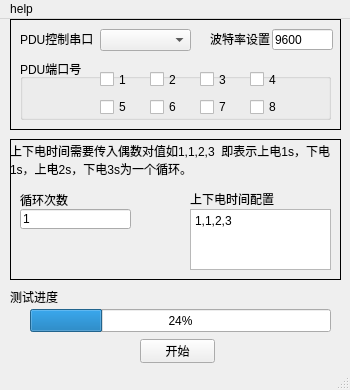
<?xml version="1.0" encoding="UTF-8"?>
<ui version="4.0">
 <class>MainWindow</class>
 <widget class="QMainWindow" name="MainWindow">
  <property name="geometry">
   <rect>
    <x>0</x>
    <y>0</y>
    <width>350</width>
    <height>390</height>
   </rect>
  </property>
  <property name="minimumSize">
   <size>
    <width>350</width>
    <height>390</height>
   </size>
  </property>
  <property name="maximumSize">
   <size>
    <width>350</width>
    <height>390</height>
   </size>
  </property>
  <property name="windowTitle">
   <string>APC PDU控制程序</string>
  </property>
  <widget class="QWidget" name="centralwidget">
   <widget class="QFrame" name="frame">
    <property name="geometry">
     <rect>
      <x>10</x>
      <y>0</y>
      <width>331</width>
      <height>111</height>
     </rect>
    </property>
    <property name="styleSheet">
     <string notr="true">#frame{border:1px solid rgb(0,0,0)}</string>
    </property>
    <property name="frameShape">
     <enum>QFrame::StyledPanel</enum>
    </property>
    <property name="frameShadow">
     <enum>QFrame::Raised</enum>
    </property>
    <property name="lineWidth">
     <number>1</number>
    </property>
    <widget class="QLabel" name="label">
     <property name="geometry">
      <rect>
       <x>10</x>
       <y>10</y>
       <width>81</width>
       <height>20</height>
      </rect>
     </property>
     <property name="text">
      <string>PDU控制串口</string>
     </property>
    </widget>
    <widget class="QComboBox" name="selectCom">
     <property name="geometry">
      <rect>
       <x>90</x>
       <y>10</y>
       <width>91</width>
       <height>22</height>
      </rect>
     </property>
    </widget>
    <widget class="QLabel" name="label_2">
     <property name="geometry">
      <rect>
       <x>200</x>
       <y>10</y>
       <width>61</width>
       <height>20</height>
      </rect>
     </property>
     <property name="text">
      <string>波特率设置</string>
     </property>
    </widget>
    <widget class="QLineEdit" name="baudrate">
     <property name="geometry">
      <rect>
       <x>262</x>
       <y>10</y>
       <width>61</width>
       <height>21</height>
      </rect>
     </property>
     <property name="text">
      <string>9600</string>
     </property>
    </widget>
    <widget class="QGroupBox" name="groupCheck">
     <property name="geometry">
      <rect>
       <x>10</x>
       <y>40</y>
       <width>311</width>
       <height>61</height>
      </rect>
     </property>
     <property name="title">
      <string>PDU端口号</string>
     </property>
     <widget class="QCheckBox" name="port1">
      <property name="geometry">
       <rect>
        <x>80</x>
        <y>10</y>
        <width>31</width>
        <height>21</height>
       </rect>
      </property>
      <property name="text">
       <string>1</string>
      </property>
      <property name="tristate">
       <bool>false</bool>
      </property>
     </widget>
     <widget class="QCheckBox" name="port2">
      <property name="geometry">
       <rect>
        <x>130</x>
        <y>10</y>
        <width>31</width>
        <height>21</height>
       </rect>
      </property>
      <property name="text">
       <string>2</string>
      </property>
      <property name="checked">
       <bool>false</bool>
      </property>
     </widget>
     <widget class="QCheckBox" name="port3">
      <property name="geometry">
       <rect>
        <x>180</x>
        <y>10</y>
        <width>31</width>
        <height>21</height>
       </rect>
      </property>
      <property name="text">
       <string>3</string>
      </property>
      <property name="checked">
       <bool>false</bool>
      </property>
     </widget>
     <widget class="QCheckBox" name="port4">
      <property name="geometry">
       <rect>
        <x>230</x>
        <y>10</y>
        <width>31</width>
        <height>21</height>
       </rect>
      </property>
      <property name="text">
       <string>4</string>
      </property>
      <property name="checked">
       <bool>false</bool>
      </property>
     </widget>
     <widget class="QCheckBox" name="port5">
      <property name="geometry">
       <rect>
        <x>80</x>
        <y>40</y>
        <width>31</width>
        <height>16</height>
       </rect>
      </property>
      <property name="text">
       <string>5</string>
      </property>
     </widget>
     <widget class="QCheckBox" name="port6">
      <property name="geometry">
       <rect>
        <x>130</x>
        <y>40</y>
        <width>31</width>
        <height>16</height>
       </rect>
      </property>
      <property name="text">
       <string>6</string>
      </property>
     </widget>
     <widget class="QCheckBox" name="port7">
      <property name="geometry">
       <rect>
        <x>180</x>
        <y>40</y>
        <width>31</width>
        <height>16</height>
       </rect>
      </property>
      <property name="text">
       <string>7</string>
      </property>
     </widget>
     <widget class="QCheckBox" name="port8">
      <property name="geometry">
       <rect>
        <x>230</x>
        <y>40</y>
        <width>31</width>
        <height>16</height>
       </rect>
      </property>
      <property name="text">
       <string>8</string>
      </property>
     </widget>
    </widget>
    <zorder>groupCheck</zorder>
    <zorder>label</zorder>
    <zorder>selectCom</zorder>
    <zorder>label_2</zorder>
    <zorder>baudrate</zorder>
   </widget>
   <widget class="QPushButton" name="startButton">
    <property name="geometry">
     <rect>
      <x>140</x>
      <y>320</y>
      <width>75</width>
      <height>24</height>
     </rect>
    </property>
    <property name="text">
     <string>开始</string>
    </property>
   </widget>
   <widget class="QFrame" name="frame_2">
    <property name="geometry">
     <rect>
      <x>10</x>
      <y>120</y>
      <width>331</width>
      <height>141</height>
     </rect>
    </property>
    <property name="styleSheet">
     <string notr="true">#frame_2{border:1px solid rgb(0,0,0)}</string>
    </property>
    <property name="frameShape">
     <enum>QFrame::StyledPanel</enum>
    </property>
    <property name="frameShadow">
     <enum>QFrame::Raised</enum>
    </property>
    <widget class="QTextEdit" name="config">
     <property name="geometry">
      <rect>
       <x>180</x>
       <y>70</y>
       <width>141</width>
       <height>61</height>
      </rect>
     </property>
     <property name="html">
      <string>&lt;!DOCTYPE HTML PUBLIC &quot;-//W3C//DTD HTML 4.0//EN&quot; &quot;http://www.w3.org/TR/REC-html40/strict.dtd&quot;&gt;
&lt;html&gt;&lt;head&gt;&lt;meta name=&quot;qrichtext&quot; content=&quot;1&quot; /&gt;&lt;meta charset=&quot;utf-8&quot; /&gt;&lt;style type=&quot;text/css&quot;&gt;
p, li { white-space: pre-wrap; }
&lt;/style&gt;&lt;/head&gt;&lt;body style=&quot; font-family:'Microsoft YaHei UI'; font-size:9pt; font-weight:400; font-style:normal;&quot;&gt;
&lt;p style=&quot; margin-top:0px; margin-bottom:0px; margin-left:0px; margin-right:0px; -qt-block-indent:0; text-indent:0px;&quot;&gt;1,1,2,3&lt;/p&gt;&lt;/body&gt;&lt;/html&gt;</string>
     </property>
    </widget>
    <widget class="QLabel" name="label_5">
     <property name="geometry">
      <rect>
       <x>180</x>
       <y>50</y>
       <width>101</width>
       <height>20</height>
      </rect>
     </property>
     <property name="text">
      <string>上下电时间配置</string>
     </property>
    </widget>
    <widget class="QLabel" name="label_4">
     <property name="geometry">
      <rect>
       <x>10</x>
       <y>50</y>
       <width>51</width>
       <height>21</height>
      </rect>
     </property>
     <property name="text">
      <string>循环次数</string>
     </property>
    </widget>
    <widget class="QLineEdit" name="times">
     <property name="geometry">
      <rect>
       <x>10</x>
       <y>70</y>
       <width>111</width>
       <height>20</height>
      </rect>
     </property>
     <property name="text">
      <string>1</string>
     </property>
    </widget>
    <widget class="QLabel" name="label_6">
     <property name="geometry">
      <rect>
       <x>0</x>
       <y>0</y>
       <width>331</width>
       <height>41</height>
      </rect>
     </property>
     <property name="text">
      <string>上下电时间需要传入偶数对值如1,1,2,3  即表示上电1s，下电1s，上电2s，下电3s为一个循环。</string>
     </property>
     <property name="scaledContents">
      <bool>false</bool>
     </property>
     <property name="wordWrap">
      <bool>true</bool>
     </property>
    </widget>
   </widget>
   <widget class="QProgressBar" name="progressBar">
    <property name="geometry">
     <rect>
      <x>30</x>
      <y>290</y>
      <width>301</width>
      <height>23</height>
     </rect>
    </property>
    <property name="value">
     <number>24</number>
    </property>
   </widget>
   <widget class="QLabel" name="label_7">
    <property name="geometry">
     <rect>
      <x>10</x>
      <y>270</y>
      <width>53</width>
      <height>16</height>
     </rect>
    </property>
    <property name="text">
     <string>测试进度</string>
    </property>
   </widget>
  </widget>
  <widget class="QMenuBar" name="menubar">
   <property name="geometry">
    <rect>
     <x>0</x>
     <y>0</y>
     <width>350</width>
     <height>22</height>
    </rect>
   </property>
   <widget class="QMenu" name="menuhelp">
    <property name="title">
     <string>help</string>
    </property>
    <addaction name="actionTips"/>
    <addaction name="actionAbout"/>
   </widget>
   <addaction name="menuhelp"/>
  </widget>
  <widget class="QStatusBar" name="statusbar"/>
  <action name="actionTips">
   <property name="text">
    <string>使用提示</string>
   </property>
  </action>
  <action name="actionAbout">
   <property name="text">
    <string>关于</string>
   </property>
  </action>
 </widget>
 <resources/>
 <connections/>
</ui>
